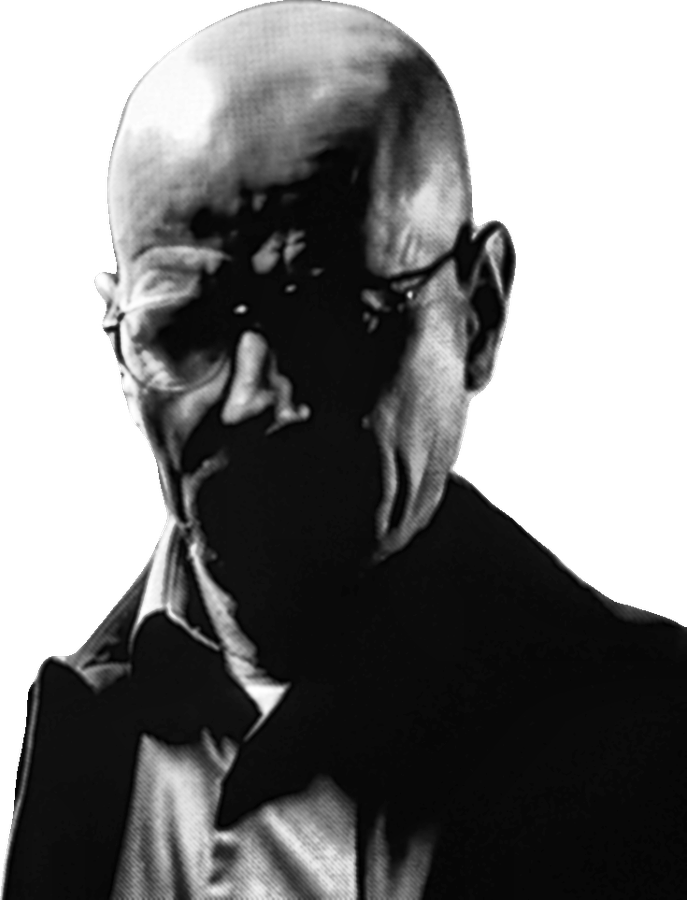
#> input picture data/portrait.png, 687 x 900 px
$ python make_ascii.py
#> lines starting #> are read from the running program, lines starting #| are printed output that depends on the picture; after the words box and inside, x2 and y2 are one past the last pixel; in counts of white or black regions, pixels touching at a corner belong together
#!/usr/bin/env python3
# /// script
# requires-python = ">=3.10"
# dependencies = ["numpy", "pillow"]
# ///
"""Turn data/portrait.png (from prep_photo.py) into a monochrome ASCII grid, data/portrait.txt.

    uv run scripts/make_ascii.py

The glyphs print light-on-dark, so brighter pixels get denser glyphs. The transparent
background prints as spaces, and the subject never drops below the faintest glyph, so its
silhouette survives even in deep shadow.
"""
import os

import numpy as np
from PIL import Image, ImageFilter

ROOT = os.path.dirname(os.path.dirname(os.path.abspath(__file__)))
COLS = int(os.environ.get("COLS", 106))
CROP = float(os.environ.get("CROP", 0.74))    # keep the top of the cutout: head and shoulders
GAMMA = float(os.environ.get("GAMMA", 0.75))  # <1 lifts mid-tones out of the shadows
PEAK = 0.35                                   # share of each cell's brightest pixel, so thin highlights (glasses rims) survive
CELL = 2.0                                    # glyph cell height/width: 0.6em advance, 1.2em line
RAMP = " .`:-=+*cs#%@"                        # sparse -> dense; keep in sync with make_whoami_svg.py

im = Image.open(f"{ROOT}/data/portrait.png").convert("LA")
#> im is the input picture: PIL image 687x900 LA; mean R, G, B, A 39.2, 39.2, 39.2, 166.4
im = im.crop((0, 0, im.width, round(im.height * CROP)))
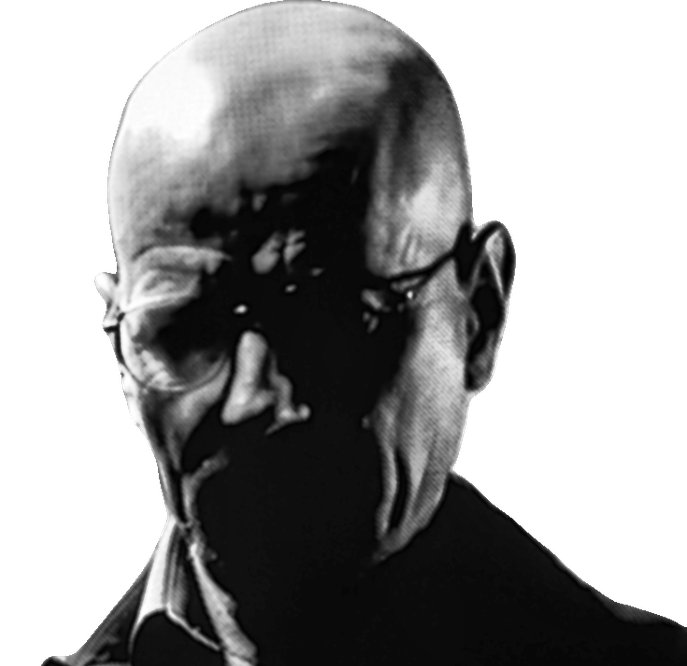
#> im: PIL image 687x666 LA; mean R, G, B, A 40.3, 40.3, 40.3, 137.5; transparent parts drawn white
lum, alpha = im.split()
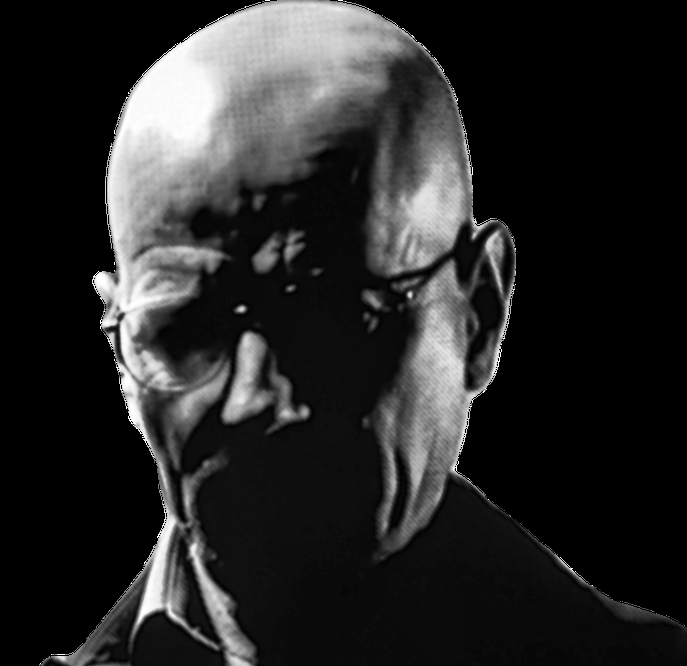
#> lum: PIL image 687x666 L; min 0, max 255, mean 40.3
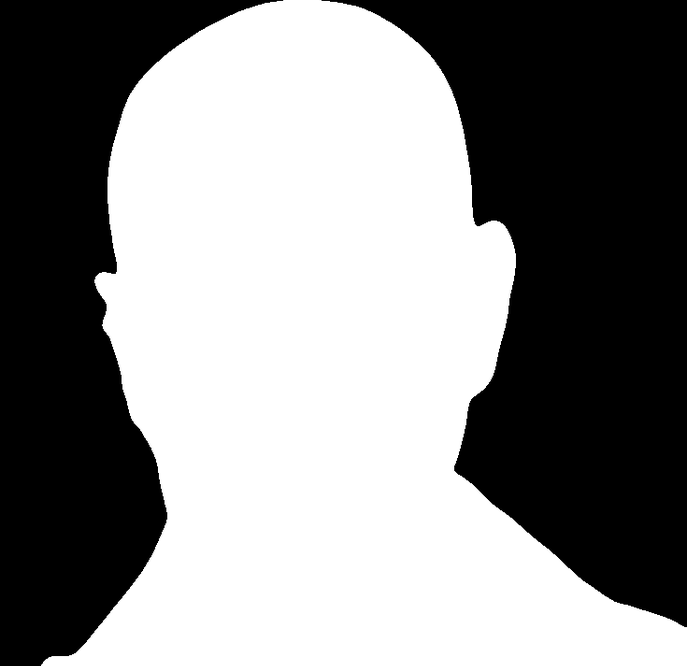
#> alpha: PIL image 687x666 L; min 0, max 255, mean 137.5
lum = np.asarray(lum.filter(ImageFilter.UnsharpMask(radius=3, percent=120, threshold=2)), dtype=float) / 255
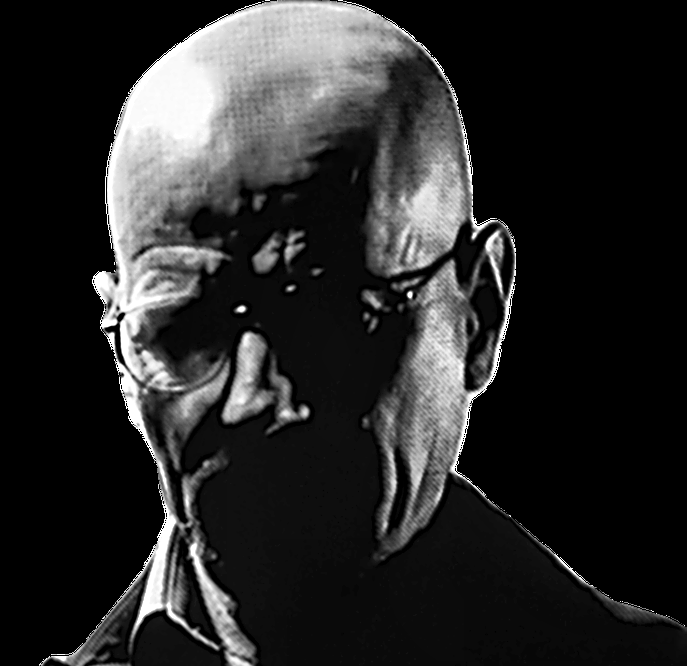
#> lum: shape (666, 687) float64; min 0, max 1, mean 0.161
alpha = np.asarray(alpha, dtype=float) / 255
#> alpha: shape (666, 687) float64

rows = round(COLS * im.height / im.width / CELL)
#> rows = 51
ys = np.linspace(0, im.height, rows + 1).astype(int)
#> ys = 52 values from 0 to 666
xs = np.linspace(0, im.width, COLS + 1).astype(int)
#> xs = 107 values from 0 to 687
cells = [[(slice(ys[r], ys[r + 1]), slice(xs[c], xs[c + 1])) for c in range(COLS)] for r in range(rows)]

bright = np.array([[(1 - PEAK) * lum[s].mean() + PEAK * lum[s].max() for s in row] for row in cells])
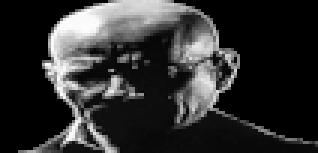
#> bright: shape (51, 106) float64 (shown 3 times larger); min 0, max 1, mean 0.191
solid = np.array([[alpha[s].mean() > 0.5 for s in row] for row in cells])
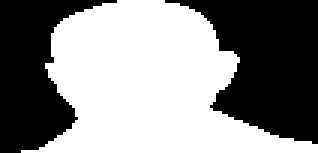
#> solid: shape (51, 106) bool (shown 3 times larger); 54% white; 2 black regions, box (x1, y1, x2, y2) and area: (55, 0, 106, 48) 1454, (0, 0, 39, 51) 1033

idx = np.rint(np.clip(bright, 0, 1) ** GAMMA * (len(RAMP) - 1)).astype(int)
idx = np.where(solid, np.maximum(idx, 1), 0)
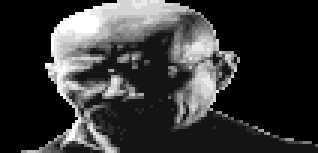
#> idx: shape (51, 106) int64 (shown 3 times larger); min 0, max 12, mean 2.55; drawn with min black and max white

lines = ["".join(RAMP[i] for i in row).rstrip() for row in idx]
while lines and not lines[-1]:
    lines.pop()
#> this loop made 0 passes
#> after the loop, lines = 51 items

open(f"{ROOT}/data/portrait.txt", "w").write("\n".join(lines) + "\n")
print(f"wrote data/portrait.txt  ({COLS}x{len(lines)}, crop {CROP}, gamma {GAMMA})")
#| wrote data/portrait.txt  (106x51, crop 0.74, gamma 0.75)
